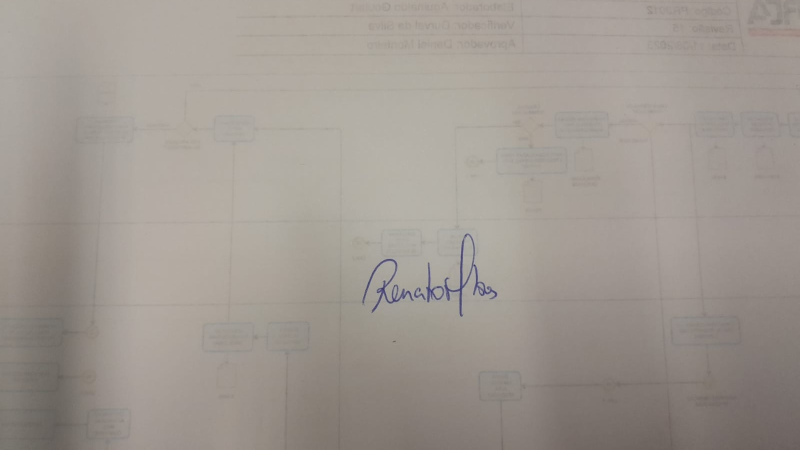
#> input picture input.jpeg, 1599 x 899 px (shown at 1/2 size)
$ jupyter execute --allow-errors 'Gerador de carimbo.ipynb'   (older library calls are emulated)
#> lines starting #> are read from the running program, lines starting #| are printed output that depends on the picture
[cell 1]
from rembg import remove
from PIL import Image,ImageDraw, ImageFont, ImageEnhance
import img2pdf
import PyPDF2
import numpy as np

imagem = Image.open(r'input.jpeg')
#> imagem is the input picture: PIL image 1599x899 RGB; mean R, G, B 159.6, 152.4, 145.4
imagem.save(r'cropped.png')

# Caminho para a imagem de entrada
input_path = 'cropped.png'

# Caminho para a imagem de saída
output_path = 'nobg.png'

# Abre a imagem
input_image = Image.open(input_path)

# Ajusta o brilho e o contraste para saturar o branco
enhancer = ImageEnhance.Contrast(input_image)
enhanced_image = enhancer.enhance(100)  # Ajuste o fator conforme necessário
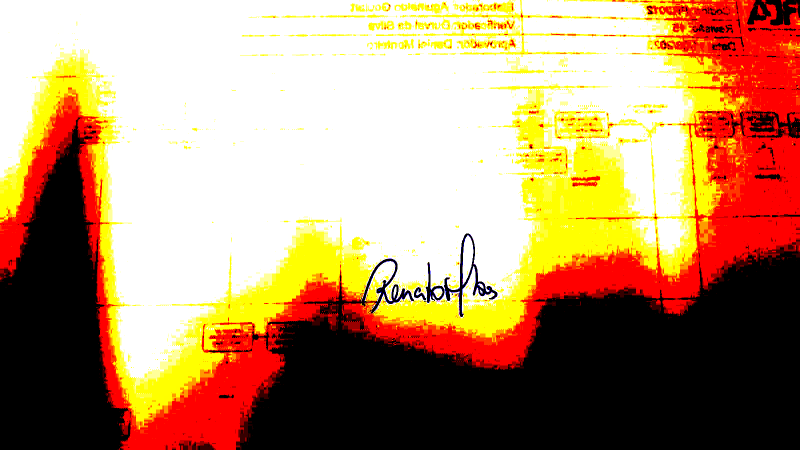
#> enhanced_image: PIL image 1599x899 RGB (shown at 1/2 size); mean R, G, B 181.1, 143.8, 107.9

# Remove o fundo da imagem convertida
#> (the rest of this cell did not finish here and is left out)


$ run again, with converted.png saved as input.jpeg
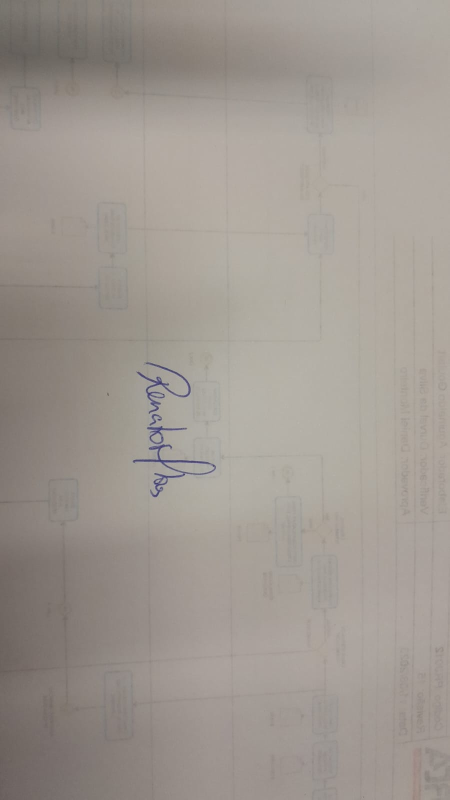
#> input picture converted.png, 899 x 1599 px (shown at 1/2 size)
#> imagem is the input picture: PIL image 899x1599 RGB; mean R, G, B 159.6, 152.4, 145.4
#> `enhanced_image = enhancer.enhance(100)`:
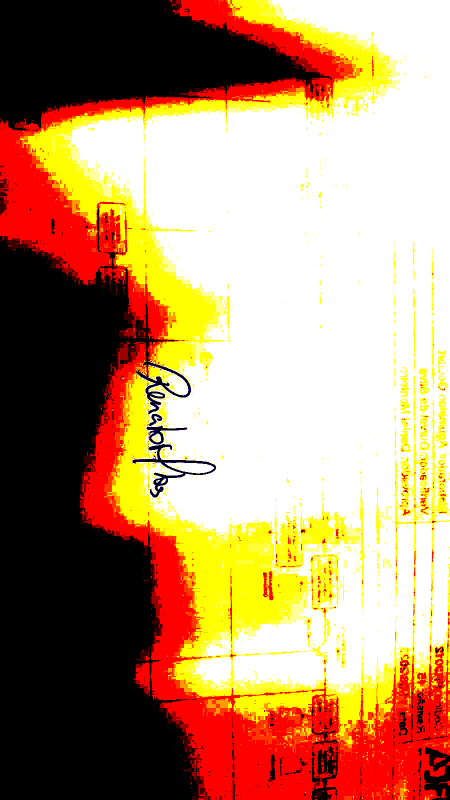
#> enhanced_image: PIL image 899x1599 RGB (shown at 1/2 size); mean R, G, B 181.1, 143.9, 107.9
